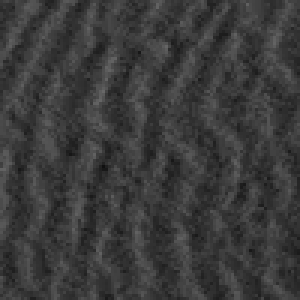
#> input picture Approach#1 - ML classifier/sand_ripple/1_084.png, 100 x 100 px (shown 3 times larger); its folder holds 4 pictures in this run
$ python 'Main K nearest Neigbors .py'   (older library calls are emulated)
#> lines starting #> are read from the running program, lines starting #| are printed output that depends on the picture; pictures that were not available may be replaced by others from this repository, and a replacement may not be noted
'''
THIS CODE TRAINS THE CLASSIFIER ON THE PARAMETERS EXTRACTED FROM LBP HISTOGRAMS
OF THE IMAGES FROM SAND_RIPPLE, SAND_FINE AND TERRAIN FOLDERS PRESENT IN THE
DIRECTORY. SAND(RIPPLE OR FINE) IS ASSIGNED PREDICTION 1 AND TERRAIN 0.
THE CODE THEN TAKES THE INPUT IMAGE AND TRAVERSES IT IN (100X100) SLICES
AND PASSING LBP PARAMETERS OF THE SLICES TO THE CLASSIFIER AND PREDICTING IF
OUTPUT IS 0 OR 1. IF ITS 1 IT DRAWS YELLOW CIRCLES ON THE CORNERS OF THE TAKEN
IMAGE SLICE AT ITS ORIGINAL COORDINATES IN THE IMAGE_FOR_OUTPUT IMAGE WHICH IS
THE ORIGINAL INPUT IMAGE BUT READ TO SUPPORT RGB DRAWING.
'''

import cv2
import os
import numpy as np
from sklearn import preprocessing, neighbors, svm
from sklearn.model_selection import train_test_split
from sklearn.linear_model import LinearRegression
import skimage.feature

##################################TUNING LBP PARAMETERS
radius=6
n_points=15
METHOD="uniform"

#TEXTURE1 files
sand_ripple=[]

for x in os.listdir("sand_ripple"):
    if '.png' in x:
        x='sand_ripple/'+x
        sand_ripple=np.append(sand_ripple,x)
#> pass 2 of the loop `for x in os.listdir("sand_ripple"):`:
#> pass 3 of the loop `for x in os.listdir("sand_ripple"):`:
#> the loop made 4 passes; the first 3 are shown

#print(sand_ripple)

#TEXTURE2 files
sand_fine=[]

for x in os.listdir("sand_fine"):
    if '.png' in x:
        x='sand_fine/'+x
        sand_fine=np.append(sand_fine,x)

#print(sand_fine)

#TEXTURE3 files
terrain=[]

for x in os.listdir("terrain"):
    if '.png' in x:
        x='terrain/'+x
        terrain=np.append(terrain,x)

#print(terrain)

#all texture files
texture=[]
texture=np.append(texture,sand_ripple)
texture=np.append(texture,sand_fine)
texture=np.append(texture,terrain)

#defined FEATURES
X=[]


#generating all features and appending to X
for i in range(len(texture)):
    image= skimage.io.imread(texture[i],as_grey=True)
#> image is the input picture: shape (100, 100) float64; min 0.0627, max 0.408, mean 0.231
    lbp = skimage.feature.local_binary_pattern(image, n_points, radius, METHOD)
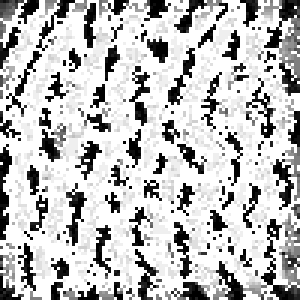
#> lbp: shape (100, 100) float64 (shown 3 times larger); min 0, max 16, mean 11.89; drawn with min black and max white
    n_bins = int(lbp.max() + 1)
#> n_bins = 17
    a=np.histogram(lbp.ravel(),normed=True, bins=n_bins, range=(0, n_bins))
    X=np.append(X,a[0])
#> X = 17 values, max 0.561 at index 16, min 0.004 at index 4, mean 0.0588
#> pass 2 of the loop `for i in range(len(texture)):`:
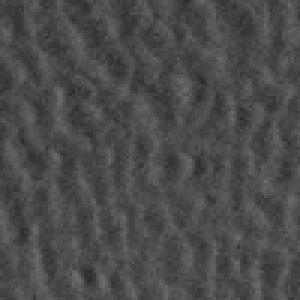
#> input picture Approach#1 - ML classifier/sand_ripple/1_119.png, 100 x 100 px (shown 3 times larger)
#> image is the input picture: shape (100, 100) float64; min 0.161, max 0.439, mean 0.294
#> `lbp = skimage.feature.local_binary_pattern(image, n_points, radius, ME..`:
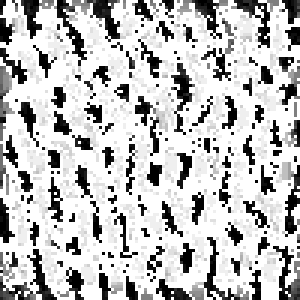
#> lbp: shape (100, 100) float64 (shown 3 times larger); min 0, max 16, mean 11.98; drawn with min black and max white
#> X = 34 values, max 0.571 at index 33, min 0.0035 at index 28, mean 0.0588
#> pass 3 of the loop `for i in range(len(texture)):`:
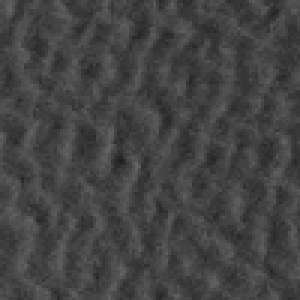
#> input picture Approach#1 - ML classifier/sand_ripple/1_121.png, 100 x 100 px (shown 3 times larger)
#> image is the input picture: shape (100, 100) float64; min 0.114, max 0.392, mean 0.264
#> `lbp = skimage.feature.local_binary_pattern(image, n_points, radius, ME..`:
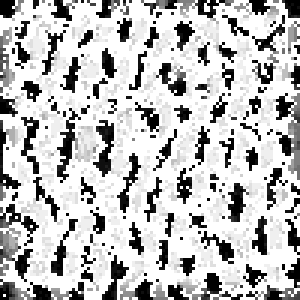
#> lbp: shape (100, 100) float64 (shown 3 times larger); min 0, max 16, mean 11.87; drawn with min black and max white
#> X = 51 values, max 0.571 at index 33, min 0.0035 at index 28, mean 0.0588
#> the loop made 6 passes; the first 3 are shown

#generating feature table/matrix
X=np.reshape(X,(len(texture),n_bins))

#LABEL FOR TEXTURE1
y1=np.ones(len(sand_ripple),int)                         #MUST BE single array not matrix
#LABEL FOR TEXTURE2
y2=np.ones(len(sand_fine),int)                            #MUST BE single array not matrix
#LABEL FOR TEXTURE2
y3=np.zeros(len(terrain),int)                            #MUST BE single array not matrix

#ALL LABELS
y=[]
y=np.append(y,y1)
y=np.append(y,y2)
y=np.append(y,y3)

#print(X)
#print(y)

X_train,X_test,y_train,y_test=train_test_split(X , y , test_size=0.2)
#> y_train = [1, 1, 1, 1]; y_test = [0, 1]

clf=neighbors.KNeighborsClassifier()
#clf=svm.SVC()
#clf=LinearRegression()

clf.fit(X_train,y_train)
#> (the run stopped early here; a loop or call above may not have finished)
